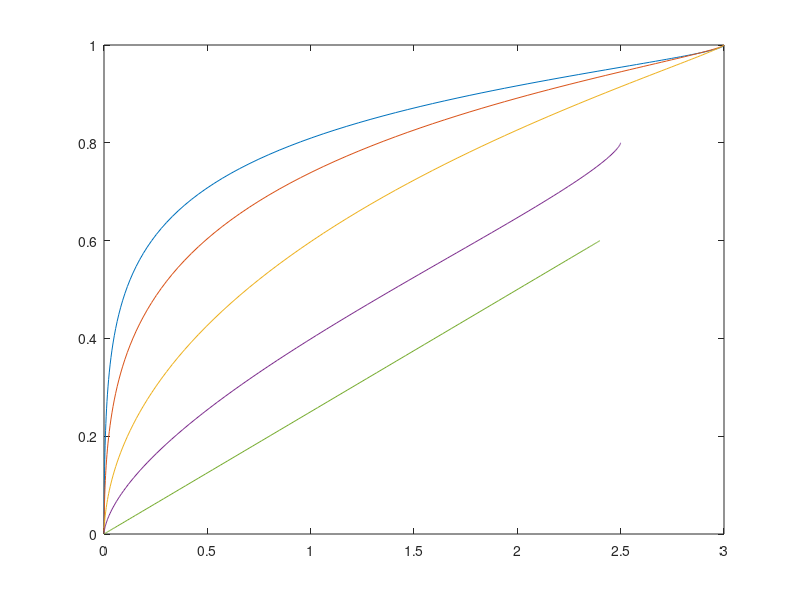
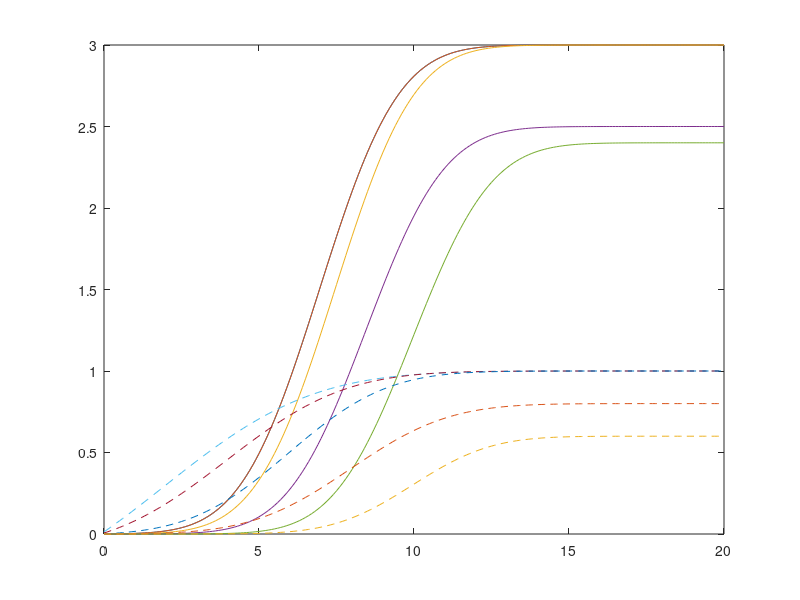
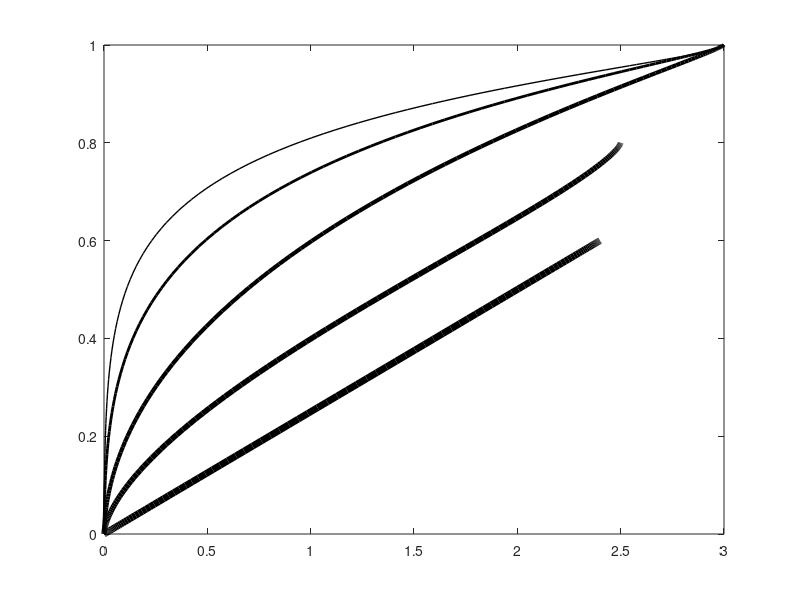

Source code (MATLAB) for these figures, in order:
% sigmoid against sigmoid

Xmax = 20 ;
Xdelta = .1 ;

g1_Xmean = [7,7,7.5,8.5,10] ;
g1_Xstd = [2,2,2,2,2] ;
g1_amp = [3,3,3,2.5,2.4] ;

g2_Xmean = [2,4,6,8,10] ;
g2_Xstd = [3.75,3,2.5,2.5,2] ;
g2_amp = [1,1,1,.8,.6] ;

Xrange = [0:Xdelta:Xmax] ;

for a=1:length(g1_Xmean) ;

    g1 = exp(-((Xrange-g1_Xmean(a)).^2)/(2*g1_Xstd(a)^2)) ; % gaussian
    g2 = exp(-((Xrange-g2_Xmean(a)).^2)/(2*g2_Xstd(a)^2)) ; % gaussian

    s1(a,:) = g1_amp(a)*cumsum(g1)/sum(g1) ;
    s2(a,:) = g2_amp(a)*cumsum(g2)/sum(g2) ;
    
    plot(s1(a,:),s2(a,:))
    hold on
end

figure
plot(Xrange,s1)
hold on
plot(Xrange,s2,'--')

figure
for a=1:length(g1_Xmean) ;
    plot(s1(a,:),s2(a,:),'k','LineWidth',a)
    hold on
end

